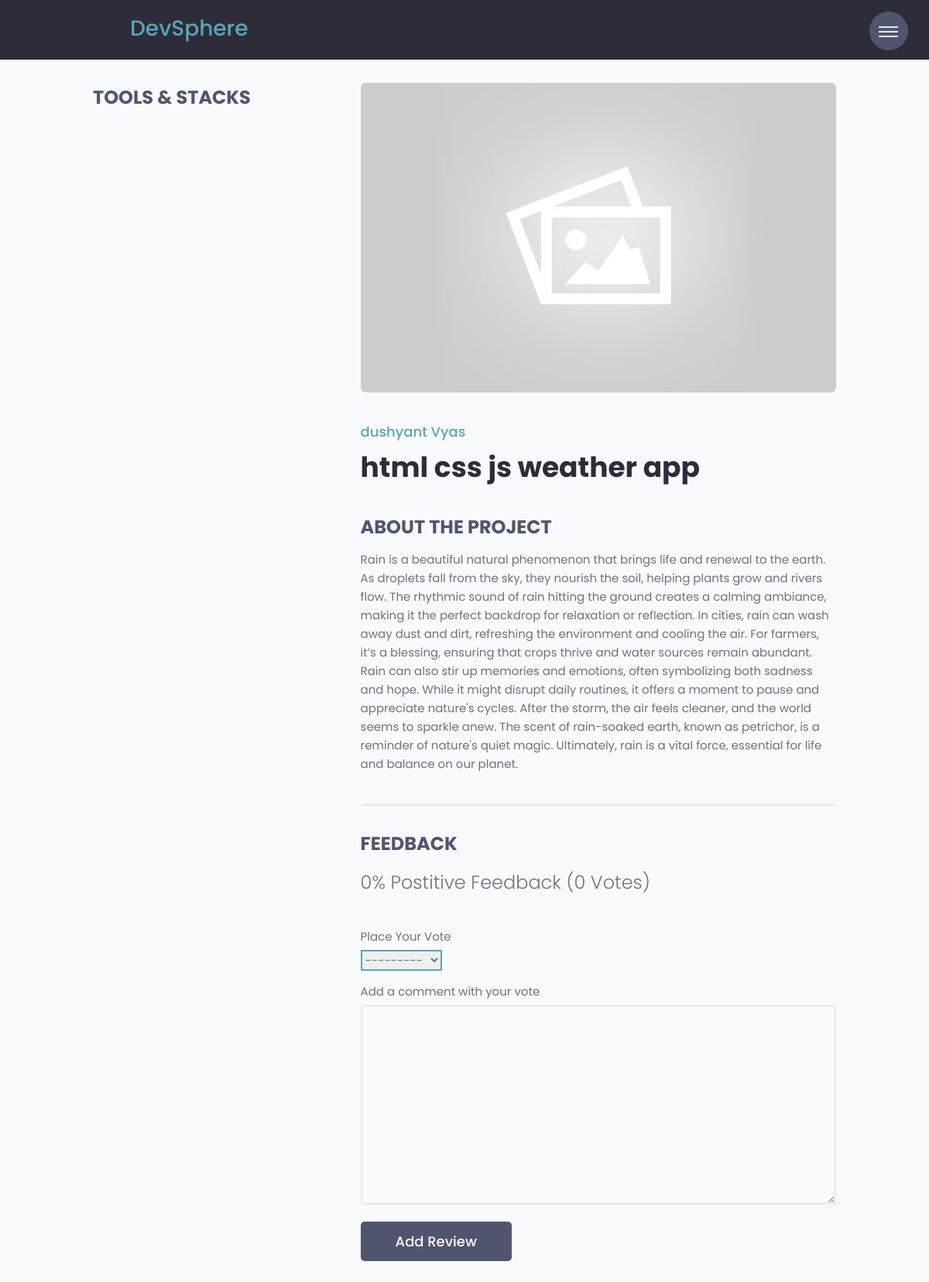
Screenshot of /projects/project/b1a9661721b44da0808da635024c8927/ (signed in) with the database file from the repository.
### projects/models.py (models this page shows, shortened)
class Project(models.Model):
    owner = models.ForeignKey(Profile, null=True, blank=True, on_delete=models.CASCADE)
    title = models.CharField(max_length=200)
    description = models.TextField(null=True, blank=True)
    featured_image = models.ImageField(null=True, blank=True, default="default.jpg")
    demo_link = models.CharField(max_length=2000, null=True, blank=True)
    source_link = models.CharField(max_length=2000, null=True, blank=True)
    tags = models.ManyToManyField('Tag', blank=True)
    vote_total = models.IntegerField(default=0, null=True, blank=True)
    vote_ratio = models.IntegerField(default=0, null=True, blank=True)
    created = models.DateTimeField(auto_now_add=True)
    id = models.UUIDField(default=uuid.uuid4, unique=True,
                          primary_key=True, editable=False)
    class Meta:
        ordering = ['-vote_ratio', '-vote_total', 'title']
    @property
    def imageURL(self):
        try:
            url = self.featured_image.url
        except:
            url = ''
        return url
    @property
    def reviewers(self):
        queryset = self.review_set.all().values_list('owner__id', flat=True)
        return queryset

class Review(models.Model):
    VOTE_TYPE = (
        ('up', 'Up Vote'),
        ('down', 'Down Vote'),
    )
    owner = models.ForeignKey(Profile, on_delete=models.CASCADE, null=True)
    project = models.ForeignKey(Project, on_delete=models.CASCADE)
    body = models.TextField(null=True, blank=True)
    value = models.CharField(max_length=200, choices=VOTE_TYPE)
    created = models.DateTimeField(auto_now_add=True)
    id = models.UUIDField(default=uuid.uuid4, unique=True,
                          primary_key=True, editable=False)
    class Meta:
        unique_together = [['owner', 'project']]

### users/models.py (models this page shows, shortened)
class Profile(models.Model):
    user = models.OneToOneField(
        User, on_delete=models.CASCADE, null=True, blank=True)
    name = models.CharField(
        max_length=200, null=True, blank=True)
    email = models.EmailField(
        max_length=500, null=True, blank=True)
    username = models.CharField(
        max_length=200, null=True, blank=True)
    location = models.CharField(
        max_length=200, null=True, blank=True)
    short_intro = models.CharField(
        max_length=200, null=True, blank=True)
    bio = models.TextField(
        null=True, blank=True)
    profile_image = models.ImageField(
        null=True, blank=True, upload_to='profiles/', default="profiles/user-default.png")
    social_github = models.CharField(
        max_length=200, null=True, blank=True)
    social_twitter = models.CharField(
        max_length=200, null=True, blank=True)
    social_linkedin = models.CharField(
        max_length=200, null=True, blank=True)
    social_youtube = models.CharField(
        max_length=200, null=True, blank=True)
    social_website = models.CharField(
        max_length=200, null=True, blank=True)
    created = models.DateTimeField(auto_now_add=True)
    id = models.UUIDField(default=uuid.uuid4, unique=True,
                          primary_key=True, editable=False)
    class Meta:
        ordering = ['created']

### projects/views.py (the view, shortened to what this page needs)
# urls.py: path('project/<str:pk>/', views.project, name="project"),
@csrf_exempt
def project(request, pk):
    projectObj = Project.objects.get(id=pk)
    form = ReviewForm()
    return render(request, 'projects/single-project.html', {'project':projectObj, 'form': form})

### projects/forms.py
class ReviewForm(ModelForm):
    class Meta:
        model = Review
        fields = ['value', 'body']
        labels = {
            'value': 'Place Your Vote',
            'body': 'Add a comment with your vote'
        }
    def __init__(self, *args, **kwargs):
        super(ReviewForm, self).__init__(*args, **kwargs)
        for name, field in self.fields.items():
            field.widget.attrs.update({'class': 'input'})

### projects/templates/projects/single-project.html (shortened to what this page needs)
{% extends 'main.html' %}
{% block content %}
<main class="singleProject my-md">
    <div class="container">
        <div class="layout">
            <div class="column column--1of3">
                <h3 class="singleProject__subtitle">Tools & Stacks</h3>
            </div>
            <div class="column column--2of3">
                <img class="singleProject__preview" src="{{ project.imageURL }}" alt="portfolio thumbnail" />
                <a href="{% url 'user-profile' project.owner.id %}" class="singleProject__developer">{{project.owner.name}}</a>
                <h2 class="singleProject__title">{{project.title}}</h2>
                <h3 class="singleProject__subtitle">About the Project</h3>
                <div class="singleProject__info">
                    {{project.description}}
                </div>
                <div class="comments">
                    <h3 class="singleProject__subtitle">Feedback</h3>
                    <h5 class="project--rating">
                        {{project.vote_ratio}}% Postitive Feedback ({{project.vote_total}} Vote{{project.vote_total | pluralize:"s"}})
                    </h5>
                    {% if request.user.profile.id in project.reviewers %}
                    <p>You have already submitted your review for this project</p>
                    {% elif request.user.profile == project.owner %}
                    <p>You cannot review your own work</p>
                    {% elif request.user.is_authenticated %}
                    <form class="form auth__form" action="{% url 'project' project.id %}" method="POST">
                        {% for field in form %}
                        <div class="form__field">
                            <label for="formInput#textarea">{{field.label}}</label>
                            {{field}}
                        </div>
                        {% endfor %}
                        <input class="btn btn--sub btn--lg" type="submit" value="Add Review"/>
                    </form>
                    {% else %}
                    <a href="{% url 'login' %}?next={{request.path}}">Please login to leave a review</a>
                    {% endif %}
                </div>
            </div>
        </div>
    </div>
</main>
{% endblock %}

### static/styles/app.css (style rules this page uses)
:root { --color-sub: #2d2d39; }
.btn--sub { background-color: var(--color-sub-light); }
img { width: 100%; }
.singleProject .column--1of3 { order: 2; }
@media screen and (min-width: 1081px) { .singleProject .column--1of3 { order: 1; } }
@media screen and (min-width: 1081px) { .singleProject .column--2of3 { order: 2; } }
.singleProject__preview { height: 50vh; object-fit: cover; object-position: top center; margin-bottom: 3rem; border-radius: 0.7rem; }
.singleProject__developer { font-size: 1.8rem; font-weight: 500; }
.singleProject__title { font-size: 3.6rem; font-weight: 700; color: var(--color-sub); margin-bottom: 3rem; }
.project--rating { margin-bottom: 1.6em; margin-top: .5em; }
.singleProject__subtitle { text-transform: uppercase; font-size: 2.4rem; font-weight: 700; color: var(--color-sub-light); margin-bottom: 1rem; }
.comments { margin-top: 4rem; padding-top: 3rem; border-top: 2px solid var(--color-light); }
.auth__form { margin: 3rem 0; }

### static/uikit/styles/modules/_variables.css (style rules this page uses)
:root { --color-main: #5aa5b9; --color-main-light: #e6faff; --color-sub: #3f4156; --color-sub-light: #51546e; --color-sub-lighter: #ededfd; --color-text: #737373; --color-gray: #8b8b8b; --color-light: #e5e7eb; --color-light-gray: #767676; --color-bg: #f8fafd; --color-white: #fffefd; --color-white-light: #f3f3f3; --color-success: #359e64; --color-success-bg: #def8e8; --color-error: #fc4b0b; --color-error-bg: #fff2ee; --font-base: 'Poppins', arial, helvetica, 'Segoe UI', roboto, ubuntu, sans-serif; --font-monospace: 'Fira Code', 'Courier New', courier, monospace; --font-regular: 300; --font-medium: 500; --font-bold: 700; --generic-shadow: 1px 1px 5px #00000010; --generic-transition: all 0.3s ease-in-out; }

### static/uikit/styles/modules/_base.css (style rules this page uses)
* { margin: 0; padding: 0; box-sizing: border-box; text-rendering: optimizeLegibility; color: inherit; font-size: inherit; }
html { font-size: 50%; }
@media only screen and (min-width: 480px) { html { font-size: 56.25%; } }
@media only screen and (min-width: 1200px) { html { font-size: 62.5%; } }
body { line-height: 1.6; font-weight: 400; font-size: 1.5rem; color: var(--color-text); background-color: var(--color-bg); min-height: 100vh; }

### static/uikit/styles/modules/_typography.css (style rules this page uses)
* { font-family: var(--font-base); }
h2 { font-size: 3.6rem; font-weight: var(--font-bold); }
h3 { font-size: 3.2rem; font-weight: var(--font-medium); }
h5 { font-size: 2.4rem; font-weight: var(--font-medium); }
h5, h6 { font-weight: var(--font-regular); }
a { padding-bottom: 2px; text-decoration: none; display: inline-block; color: var(--color-main); font-weight: var(--font-medium); }

### static/uikit/styles/modules/_utilities.css (style rules this page uses)
.container { width: 92%; max-width: 165rem; margin: 0 auto; box-sizing: border-box; }
@media screen and (min-width: 1000px) { .container { width: 90%; } }
@media screen and (min-width: 1200px) { .container { width: 80%; } }
.my-md { margin: 3rem auto; }

### static/uikit/styles/modules/_button.css (style rules this page uses)
.btn { display: inline-block; position: relative; cursor: pointer; background-color: var(--color-light); font-weight: var(--font-medium); color: var(--color-sub); text-decoration: none; padding: 1rem 2rem; border-radius: 0.5rem; border: none; width: -webkit-fit-content; width: -moz-fit-content; width: fit-content; height: -webkit-fit-content; height: -moz-fit-content; height: fit-content; font-size: 1.6rem; outline-width: 0; outline-color: transparent; -webkit-backface-visibility: hidden; backface-visibility: hidden; transition: all 0.3s ease-in-out; }
.btn--sub { background-color: var(--color-sub); color: var(--color-white); }
.btn--lg { font-size: 1.8rem; padding: 1.2rem 4.5rem; }

### static/uikit/styles/modules/_form.css (style rules this page uses)
.form { display: block; }
.form__field { margin-top: 1.5rem; margin-bottom: 1.5rem; }
.form__label, .form__field > label { display: block; margin-bottom: 0.5rem; color: var(--color-text); }
input.input[type='text'], input.input[type='email'], input.input[type='password'], input.input[type='number'], textarea.input { min-width: 24rem; width: 100%; padding: 1.2rem 1.5rem; border-radius: 0.5rem; border: 2px solid var(--color-light); transition: all 0.3s ease-in-out; background-color: var(--color-bg); }
input.input[type='text']:focus, input.input[type='email']:focus, input.input[type='password']:focus, input.input[type='number']:focus, input.input[type='text']:active, input.input[type='email']:active, input.input[type='password']:active, input.input[type='number']:active, select.input, textarea.input:focus, textarea.input:active { outline: none; border: 2px solid var(--color-main); }

### rows the page displays
Project: imageURL (placeholder picture), owner.name "dushyant Vyas", title "html css js weather app", description "Rain is a beautiful natural phenomenon that brings life and renewal to the earth. As droplets fall from the sky, they nourish the soil, helping plants grow and rivers flow. The rhythmic sound of rain hitting the ground creates a calming ambiance, making it the perfect backdrop for relaxation or reflection. In cities, rain can wash away dust and dirt, refreshing the environment and cooling the air. For farmers, it’s a blessing, ensuring that crops thrive and water sources remain abundant. Rain can also stir up memories and emotions, often symbolizing both sadness and hope. While it might disrupt daily routines, it offers a moment to pause and appreciate nature's cycles. After the storm, the…", vote_ratio "0", vote_total "0", vote_total|pluralize "s"

### other values shown
{{ field.label }} "Place Your Vote" "Add a comment with your vote"
